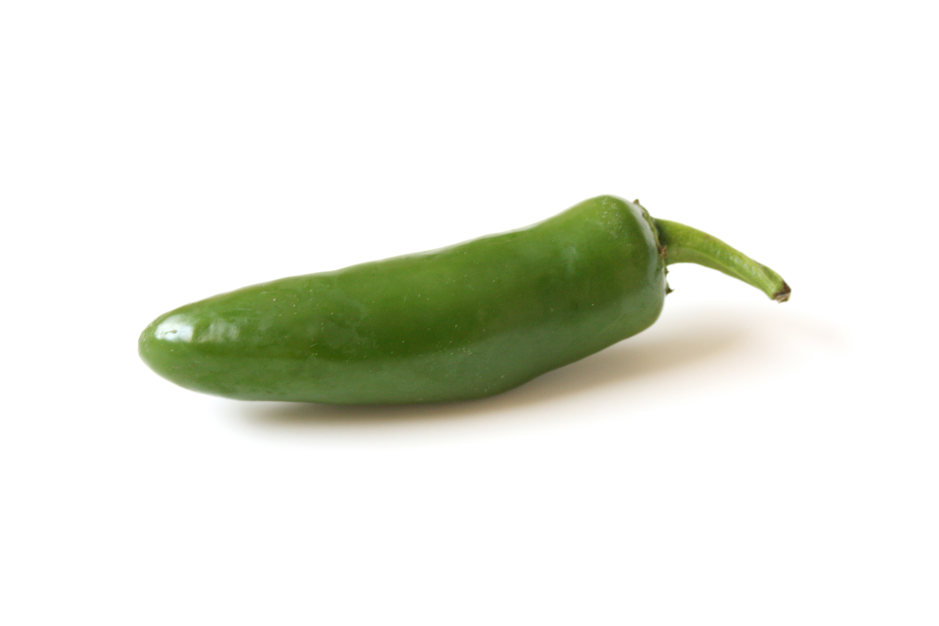
#> input picture talleres/reto2/dataset/jalapeno_1.jpg, 2816 x 1877 px, found by its file name (shown at 1/3 size)
$ python reto2.py
#> lines starting #> are read from the running program, lines starting #| are printed output that depends on the picture; after the words box and inside, x2 and y2 are one past the last pixel; in counts of white or black regions, pixels touching at a corner belong together; long printed decimals are rounded
"""
Segmentación y clasificación de imágenes por color

Adjunto encontrará una base de datos con 30 imágenes con diferentes cosas
(frutas, verduras, entre otras).

Realice una estrategia de segmentación por color que permita clasificar los tipos de objetos en las imágenes.

Realice una estrategia de validación para determinar qué tan eficiente es el método desarrollado, es decir,
determinar cuántas imágenes clasifica bien. El resultado debe entregarse en porcentaje o así: X/30.

Use clasificación por color y operaciones morfologicas.

El esquema de segmentación debe ser completamente automático, es decir, leer todas las imágenes y
decir qué objeto hay en cada imagen.

Adjunte un notebook que realice todo lo solicitado y entrege el resultado de desempeño.

El código se probará con imágenes nuevas del mismo tipo.
"""

#Cargando librerías
import cv2 # OpenCV para computer vision
import numpy as np # Para cálculo de matrices
import matplotlib.pyplot as plt #Para graficar
import os #Habilita el manejo de directorios

#Leyendo imagen de entrada
Ruta = r'/home/felipeqg/Documents/Vision-Artificial/talleres/reto2/dataset/jalapeno_1.jpg' #Ubicación de la imagen
ImagenO = cv2.imread(Ruta)#Lee
#> ImagenO is the input picture: shape (1877, 2816, 3); mean B, G, R 225.6, 234.9, 232.2

"""
#Leerimagenes de una carpeta
folderPath = '/home/felipeqg/Documents/Vision-Artificial/talleres/reto2/dataset'
file_names = os.listdir(folderPath)

for file in file_names:
    imagen_path = '/home/felipeqg/Documents/Vision-Artificial/talleres/reto2/dataset/'+ file
    print(imagen_path)
    image = cv2.imread(imagen_path)
    plt.imshow(image.astype('uint8'),vmin=0, vmax=255)
    #cv2.imshow('Image',image)
    #cv2.waitKey(0)
    #print(file)

"""

#Extracción de canales en HSV y BGR
Imagen= cv2.cvtColor(ImagenO,cv2.COLOR_BGR2RGB)
Imagen_hsv = cv2.cvtColor(ImagenO,cv2.COLOR_BGR2HSV)
#> Imagen_hsv: shape (1877, 2816, 3); mean H, S, V 6.7, 20.8, 235.3

#Tamaño de la imagen
[Fl,Cl,Ch] = Imagen.shape

#Espectro visible en hsv
#Se crean 2 matricez uno para los valores bajos y otro para los altos
#manzanas rojas
rojoBajo = np.array([0,50,50],np.uint8)
rojoAlto = np.array([15,255,255],np.uint8)
mascara1 = cv2.inRange(Imagen_hsv,rojoBajo,rojoAlto)
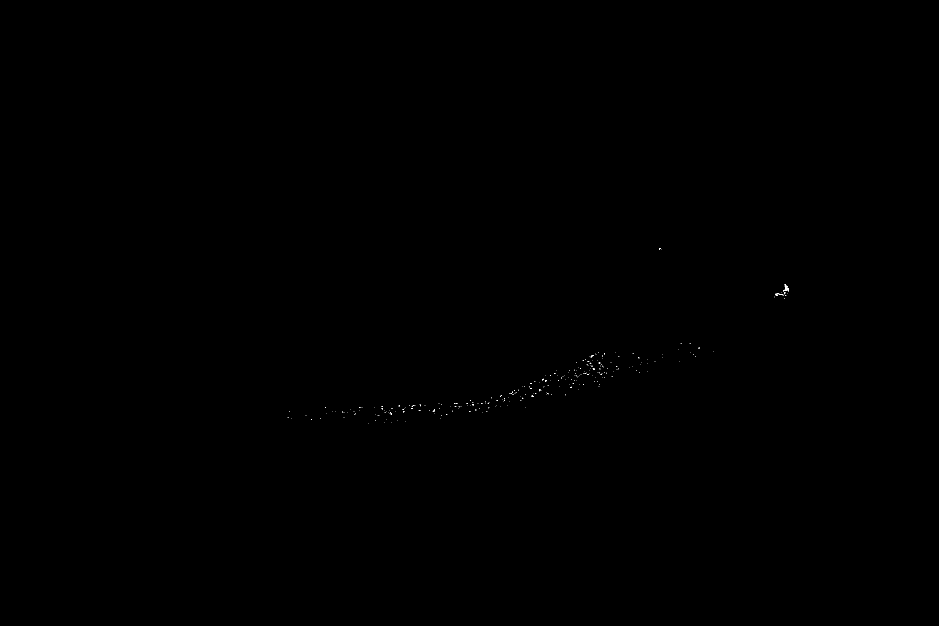
#> mascara1: shape (1877, 2816) (shown at 1/3 size); 0.02% white in thin lines or dots, all inside (x1, y1, x2, y2) = (863, 744, 2367, 1271)

"""#Manzanas casi naranjas
rojoMaduroBajo = np.array([0,140,140],np.uint8)
rojoMaduroAlto= np.array([30,200,200],np.uint8)
mascara1 = cv2.inRange(Imagen_hsv,rojoMaduroBajo,rojoMaduroAlto)
"""
# Bananas
amarilloBajo = np.array([20,50,50],np.uint8)
amarilloAlto = np.array([32,255,255],np.uint8)
mascara2 = cv2.inRange(Imagen_hsv,amarilloBajo,amarilloAlto)
#> mascara2: shape (1877, 2816); 1.3% white; 757 white regions (693 under 20 px), largest, box (x1, y1, x2, y2) and area: (803, 1028, 2074, 1277) 59061, (2311, 830, 2372, 908) 1447, (1957, 706, 2005, 786) 1159

# Carrots
naranjaBajo = np.array([15,82,82],np.uint8)
naranjaAlto = np.array([35,255,255],np.uint8)
mascara3 = cv2.inRange(Imagen_hsv,naranjaBajo,naranjaAlto)
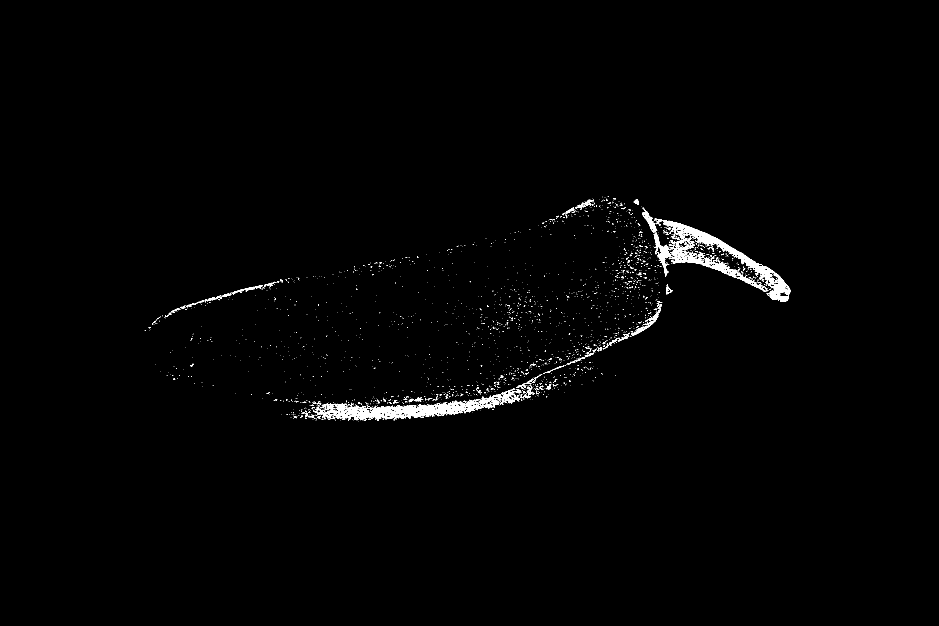
#> mascara3: shape (1877, 2816) (shown at 1/3 size); 0.89% white; 2346 white regions (2225 under 20 px), largest, box (x1, y1, x2, y2) and area: (939, 1165, 1565, 1262) 13948, (1963, 656, 2371, 906) 10830, (2006, 739, 2262, 853) 4597

# garlic
beigeBajo = np.array([10,0,0],np.uint8)
beigeAlto = np.array([24,245,239],np.uint8)
mascara4 = cv2.inRange(Imagen_hsv,beigeBajo,beigeAlto)
#> mascara4: shape (1877, 2816); 2.9% white; 672 white regions (602 under 20 px), largest, box (x1, y1, x2, y2) and area: (787, 945, 2273, 1323) 146479, (2313, 843, 2370, 911) 1663, (1975, 738, 2001, 771) 410

# grapes
purpleBajo = np.array([100,50,50],np.uint8)
purpleAlto = np.array([176,255,255],np.uint8)
mascara5 = cv2.inRange(Imagen_hsv,purpleBajo,purpleAlto)
#> mascara5: shape (1877, 2816); every value is 0

# Jalapeno
greenBajo = np.array([40,50,50],np.uint8)
greenAlto = np.array([75,255,255],np.uint8)
mascara6 = cv2.inRange(Imagen_hsv,greenBajo,greenAlto)
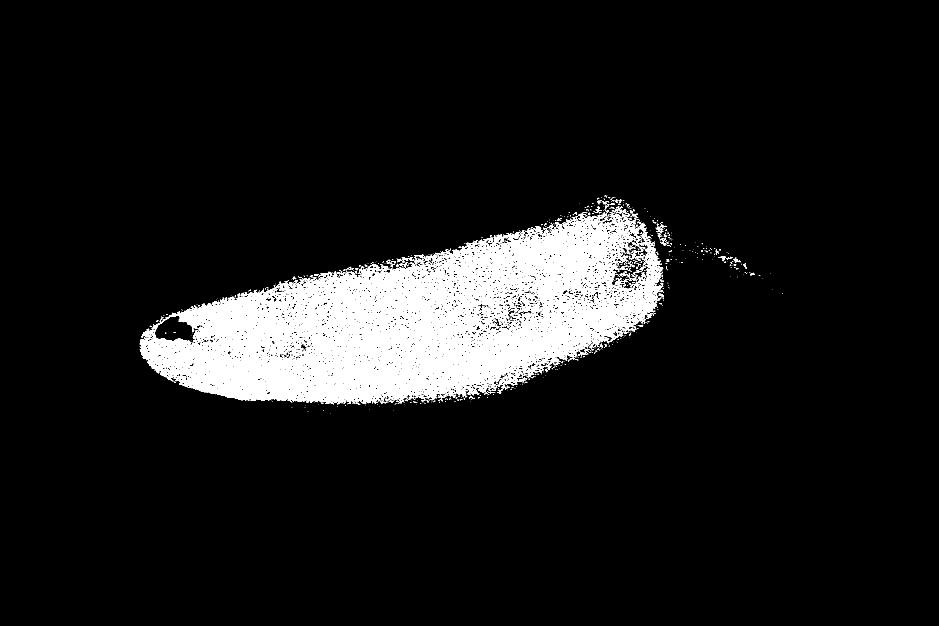
#> mascara6: shape (1877, 2816) (shown at 1/3 size); 8.3% white; 1156 white regions (983 under 20 px), largest, box (x1, y1, x2, y2) and area: (419, 637, 1990, 1213) 427522, (1897, 691, 1953, 740) 575, (1911, 666, 1940, 690) 220

#Operacion Morfologica posibles kenerls a usar
kernel = cv2.getStructuringElement(cv2.MORPH_RECT,(5,5))
kernel1 = cv2.getStructuringElement(cv2.MORPH_ELLIPSE,(5,5))
kernel2 = cv2.getStructuringElement(cv2.MORPH_CROSS,(5,5))

result = cv2.morphologyEx(mascara1,cv2.MORPH_CLOSE,kernel)
result2 = cv2.morphologyEx(mascara2,cv2.MORPH_CLOSE,kernel)
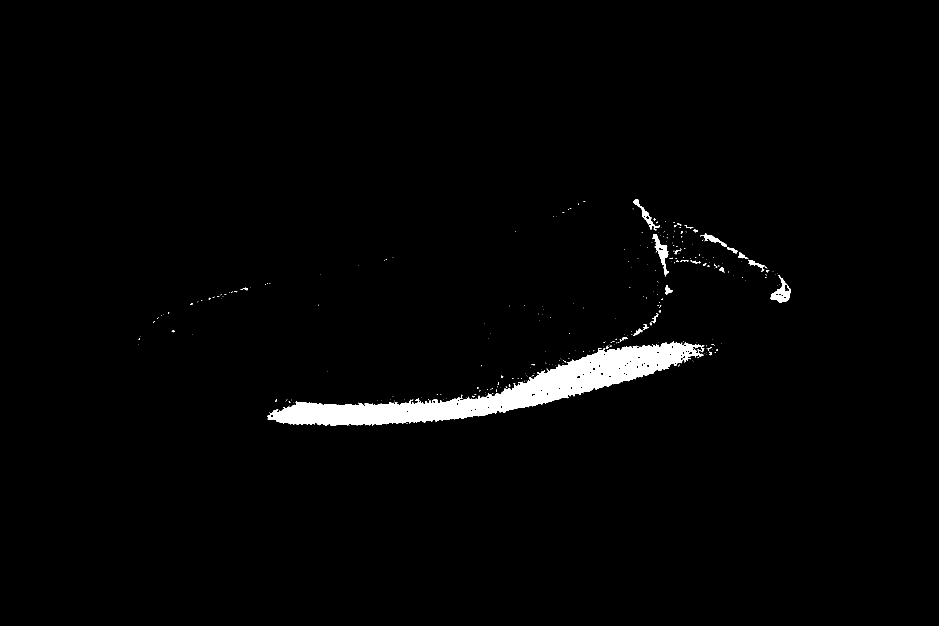
#> result2: shape (1877, 2816) (shown at 1/3 size); 1.8% white; 303 white regions (268 under 20 px), largest, box (x1, y1, x2, y2) and area: (802, 1024, 2113, 1278) 86927, (2311, 826, 2372, 908) 1953, (1957, 702, 2006, 829) 1793
result3 = cv2.morphologyEx(mascara3,cv2.MORPH_CLOSE,kernel)
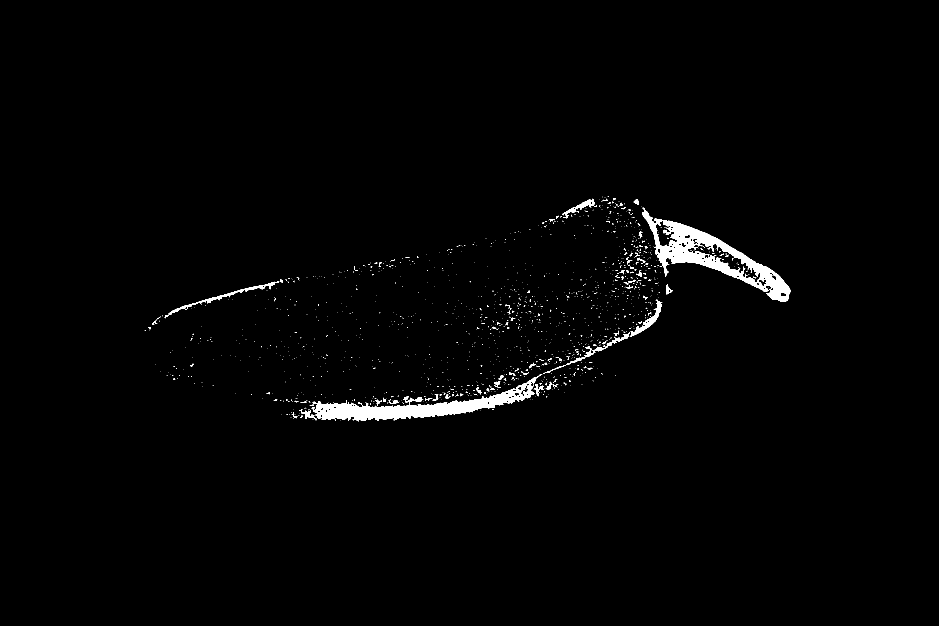
#> result3: shape (1877, 2816) (shown at 1/3 size); 1.3% white; 1398 white regions (1294 under 20 px), largest, box (x1, y1, x2, y2) and area: (1928, 623, 2371, 906) 27267, (934, 1123, 1627, 1265) 24197, (506, 843, 836, 944) 2078
result4 = cv2.morphologyEx(mascara4,cv2.MORPH_CLOSE,kernel)
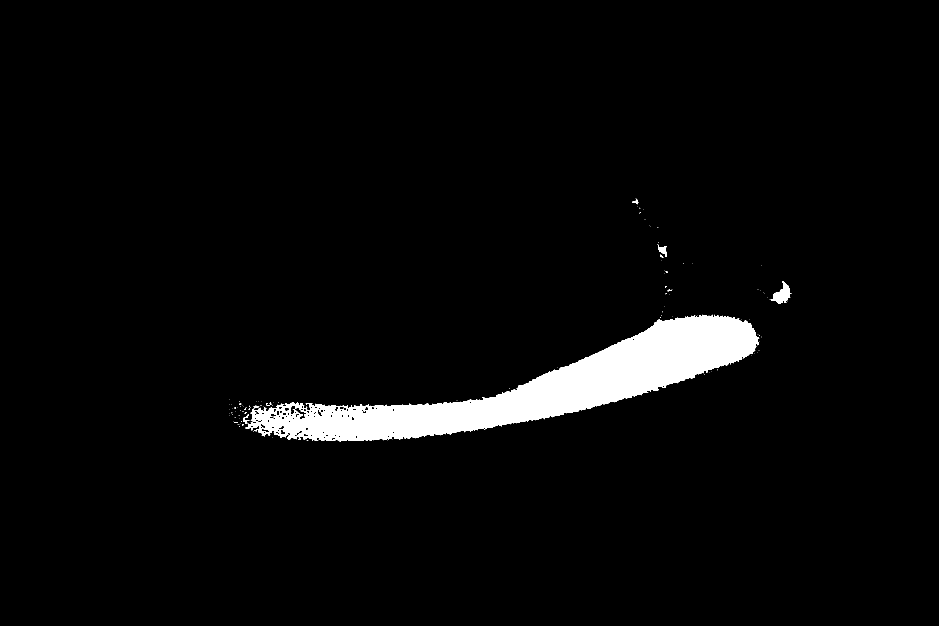
#> result4: shape (1877, 2816) (shown at 1/3 size); 3.5% white; 119 white regions (106 under 20 px), largest, box (x1, y1, x2, y2) and area: (736, 944, 2278, 1324) 180912, (2311, 843, 2374, 911) 1867, (1975, 734, 2001, 771) 443
result5 = cv2.morphologyEx(mascara5,cv2.MORPH_CLOSE,kernel)
result6 = cv2.morphologyEx(mascara6,cv2.MORPH_CLOSE,kernel)
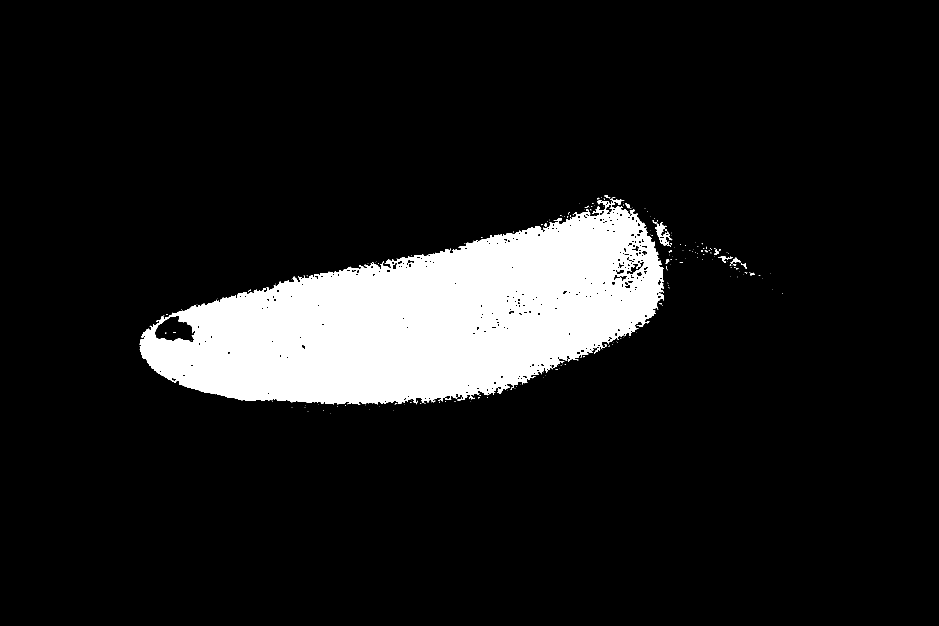
#> result6: shape (1877, 2816) (shown at 1/3 size); 10.5% white; 206 white regions (182 under 20 px)

#Contornos
contornoApple,_ = cv2.findContours(result,cv2.RETR_EXTERNAL,cv2.CHAIN_APPROX_SIMPLE)
#> contornoApple = 237 contours, 236 with area under 20; largest, box (x1, y1, x2, y2) and area: (2326, 853, 2367, 887) 228
contornoBanana,_ = cv2.findContours(result2,cv2.RETR_EXTERNAL,cv2.CHAIN_APPROX_SIMPLE)
#> contornoBanana = 303 contours, 282 with area under 20; largest, box (x1, y1, x2, y2) and area: (802, 1024, 2113, 1278) 86452, (2311, 826, 2372, 908) 2196, (1957, 702, 2006, 829) 1701, (1900, 597, 1980, 691) 1010, (2104, 700, 2181, 739) 652
contornoCarrot,_ = cv2.findContours(result3,cv2.RETR_EXTERNAL,cv2.CHAIN_APPROX_SIMPLE)
#> contornoCarrot = 1364 contours, 1316 with area under 20; largest, box (x1, y1, x2, y2) and area: (1928, 623, 2371, 906) 37796, (934, 1123, 1627, 1265) 24231, (1889, 899, 1987, 1011) 1752, (506, 843, 836, 944) 1706, (1687, 596, 1784, 656) 1026
contornoGarlic,_ = cv2.findContours(result4,cv2.RETR_EXTERNAL,cv2.CHAIN_APPROX_SIMPLE)
#> contornoGarlic = 119 contours, 112 with area under 20; largest, box (x1, y1, x2, y2) and area: (736, 944, 2278, 1324) 183636, (2311, 843, 2374, 911) 1754, (1975, 734, 2001, 771) 384, (730, 1243, 748, 1272) 130, (1897, 596, 1915, 613) 96, (760, 1217, 778, 1225) 52, (1980, 763, 1990, 773) 28
contornoGrapes,_ = cv2.findContours(result5,cv2.RETR_EXTERNAL,cv2.CHAIN_APPROX_SIMPLE)
#> contornoGrapes = []
contornoJalapeno,_ = cv2.findContours(result6,cv2.RETR_EXTERNAL,cv2.CHAIN_APPROX_SIMPLE)
#> contornoJalapeno = 199 contours, 187 with area under 20; largest, box (x1, y1, x2, y2) and area: (419, 595, 1992, 1214) 567552, (1965, 667, 2017, 740) 1138, (2155, 769, 2198, 789) 154, (2192, 773, 2221, 792) 148, (1877, 609, 1890, 625) 76

#Banderas
manzana = False
banana = False
carrot = False
garlic = False
grapes = False
jalapeno = False

#Region con porcentage mayor a 60%
areaEnBlancoApple = 0.0
for c in contornoApple:
    area = cv2.contourArea(c)
    areaEnBlancoApple = areaEnBlancoApple + area

    if(((100 * areaEnBlancoApple)/(Fl*Cl)) >= 25): #filtro
        manzana = True
#> this loop made 237 passes
#> (c, area, areaEnBlancoApple) on passes 1 to 3: ([[1104, 1270]], 0, 0), ([[1152, 1267]], 0, 0), ([[1175, 1266]], 0, 0)
#> after the loop, areaEnBlancoApple = 479.5

#Region con porcentage mayor a 60%
areaEnBlancoBanana = 0.0
for c in contornoBanana:
    area1 = cv2.contourArea(c)
    areaEnBlancoBanana= areaEnBlancoBanana + area1

    if(((100 * areaEnBlancoBanana)/(Fl*Cl)) > 6): #filtro
        banana = True
#> this loop made 303 passes
#> (c, area1, areaEnBlancoBanana) on passes 1 to 3: ([[1048, 1277]], 0, 0), ([[1219, 1270], [1222, 1270]], 0, 0), ([[807, 1237], [808, 1237]], 0, 0)
#> after the loop, areaEnBlancoBanana = 94184

#Region con porcentage mayor a 60%
areaEnBlancoCarrot = 0.0
for c in contornoCarrot:
    area2 = cv2.contourArea(c)
    areaEnBlancoCarrot= areaEnBlancoCarrot + area2

    if(((100 * areaEnBlancoCarrot)/(Fl*Cl)) > 6 and (manzana !=True)): #filtro
        carrot = True
#> this loop made 1364 passes
#> (area2, areaEnBlancoCarrot) on passes 13, 20, 34: (42.5, 60), (336.5, 400.5), (21, 436)
#> after the loop, areaEnBlancoCarrot = 71745

#Region con porcentage mayor a 60%
areaEnBlancoGarlic = 0.0
for c in contornoGarlic:
    area3 = cv2.contourArea(c)
    areaEnBlancoGarlic= areaEnBlancoGarlic + area3

    if(((100 * areaEnBlancoGarlic)/(Fl*Cl)) >=23.8): #filtro
        garlic = True
#> this loop made 119 passes
#> (area3, areaEnBlancoGarlic) on passes 22, 38: (129.5, 149), (51.5, 221.5)
#> after the loop, areaEnBlancoGarlic = 186184.5

#Region con porcentage mayor a 60%
areaEnBlancoGrapes= 0.0
for c in contornoGrapes:
    area4 = cv2.contourArea(c)
    areaEnBlancoGrapes= areaEnBlancoGrapes + area4

    if(((100 * areaEnBlancoGrapes)/(Fl*Cl)) > 6 ): #filtro
        grapes = True
#> this loop made 0 passes
#> after the loop, areaEnBlancoGrapes = 0

#Region con porcentage mayor a 60%
areaEnBlancoJalapeno= 0.0
for c in contornoJalapeno:
    area5 = cv2.contourArea(c)
    areaEnBlancoJalapeno = areaEnBlancoJalapeno + area5

    if(((100 * areaEnBlancoJalapeno)/(Fl*Cl)) > 6 ): #filtro
        jalapeno = True
#> this loop made 199 passes
#> (area5, areaEnBlancoJalapeno) on passes 194, 199: (567552.5, 569605.5), (42.5, 569662)
#> after the loop, areaEnBlancoJalapeno = 569662


#Validando la fruta
if(manzana):
    print('Es una manzana')
if(banana):
    print('Es una banana')
if(carrot):
    print('Es Zanahoria')
if(garlic):
    print('Es Ajo')
if(grapes):
    print('Son uvas')
if(jalapeno):
    print('Es Jalapeno')

print('Pixeles en total de la imagen: ',Fl*Cl)
#| Pixeles en total de la imagen:  5285632
print('pixeles en blanco: ',areaEnBlancoJalapeno)
#| pixeles en blanco:  569662.0
print('porcentage de total en blanco',((100 * areaEnBlancoJalapeno)/(Fl*Cl)))
#| porcentage de total en blanco 10.778

print('Imagen HSV')
plt.imshow(Imagen_hsv.astype('uint8'),vmin=0, vmax=255)
plt.show()
plt.imshow(result6.astype('uint8'),vmin=0, vmax=255,cmap='gray')
plt.show()
